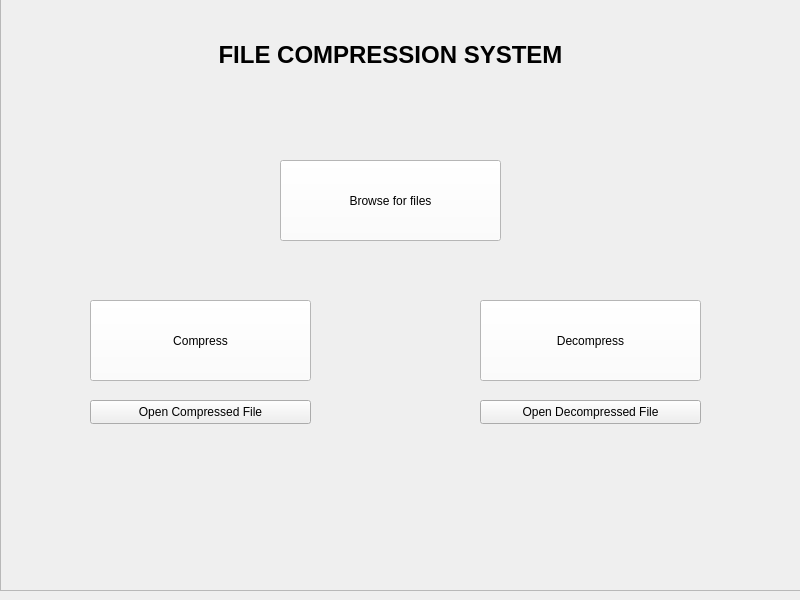
<?xml version="1.0" encoding="UTF-8"?>
<ui version="4.0">
 <class>MainWindow</class>
 <widget class="QMainWindow" name="MainWindow">
  <property name="geometry">
   <rect>
    <x>0</x>
    <y>0</y>
    <width>800</width>
    <height>600</height>
   </rect>
  </property>
  <property name="windowTitle">
   <string>MainWindow</string>
  </property>
  <widget class="QWidget" name="centralwidget">
   <widget class="QFrame" name="frame">
    <property name="geometry">
     <rect>
      <x>0</x>
      <y>-30</y>
      <width>811</width>
      <height>621</height>
     </rect>
    </property>
    <property name="styleSheet">
     <string notr="true">background: qlineargradient(x1: 0, y1: 0, x2: 1, y2: 0,
                            stop: 0.1 #F0F8FF,
                            stop: 0.4 #E6E6FA,
                            stop: 0.6 #FFC0CB,
                            stop: 1 #FF1493);
</string>
    </property>
    <property name="frameShape">
     <enum>QFrame::StyledPanel</enum>
    </property>
    <property name="frameShadow">
     <enum>QFrame::Raised</enum>
    </property>
    <widget class="QLabel" name="label">
     <property name="geometry">
      <rect>
       <x>180</x>
       <y>30</y>
       <width>421</width>
       <height>111</height>
      </rect>
     </property>
     <property name="toolTip">
      <string>&lt;html&gt;&lt;head/&gt;&lt;body&gt;&lt;p align=&quot;center&quot;&gt;&lt;span style=&quot; font-size:20pt; font-weight:700;&quot;&gt;&lt;br/&gt;&lt;/span&gt;&lt;span style=&quot; font-size:18pt; font-weight:700; color:#ffffff;&quot;&gt;FILE COMPRESSION SYSTEM&lt;/span&gt;&lt;/p&gt;&lt;/body&gt;&lt;/html&gt;</string>
     </property>
     <property name="styleSheet">
      <string notr="true">background-color:transparent</string>
     </property>
     <property name="text">
      <string>&lt;html&gt;&lt;head/&gt;&lt;body&gt;&lt;p align=&quot;center&quot;&gt;&lt;span style=&quot; font-size:18pt; font-weight:700;&quot;&gt;FILE COMPRESSION SYSTEM&lt;/span&gt;&lt;/p&gt;&lt;/body&gt;&lt;/html&gt;</string>
     </property>
    </widget>
    <widget class="QPushButton" name="browseCompressFile">
     <property name="geometry">
      <rect>
       <x>280</x>
       <y>190</y>
       <width>221</width>
       <height>81</height>
      </rect>
     </property>
     <property name="styleSheet">
      <string notr="true">background-color:rgb(255,255,255)</string>
     </property>
     <property name="text">
      <string>Browse for files</string>
     </property>
    </widget>
    <widget class="QPushButton" name="btnCompress">
     <property name="geometry">
      <rect>
       <x>90</x>
       <y>330</y>
       <width>221</width>
       <height>81</height>
      </rect>
     </property>
     <property name="styleSheet">
      <string notr="true">background-color:rgb(255,255,255)</string>
     </property>
     <property name="text">
      <string>Compress</string>
     </property>
    </widget>
    <widget class="QPushButton" name="btnDecompress">
     <property name="geometry">
      <rect>
       <x>480</x>
       <y>330</y>
       <width>221</width>
       <height>81</height>
      </rect>
     </property>
     <property name="styleSheet">
      <string notr="true">background-color:rgb(255,255,255)</string>
     </property>
     <property name="text">
      <string>Decompress</string>
     </property>
    </widget>
    <widget class="QLabel" name="labelBrowse">
     <property name="geometry">
      <rect>
       <x>330</x>
       <y>250</y>
       <width>131</width>
       <height>71</height>
      </rect>
     </property>
     <property name="styleSheet">
      <string notr="true">background-color:transparent</string>
     </property>
     <property name="text">
      <string>&lt;html&gt;&lt;head/&gt;&lt;body&gt;&lt;p align=&quot;justify&quot;&gt;&lt;br/&gt;&lt;/p&gt;&lt;/body&gt;&lt;/html&gt;</string>
     </property>
    </widget>
    <widget class="QPushButton" name="compressFileOpen">
     <property name="geometry">
      <rect>
       <x>90</x>
       <y>430</y>
       <width>221</width>
       <height>24</height>
      </rect>
     </property>
     <property name="text">
      <string>Open Compressed File</string>
     </property>
    </widget>
    <widget class="QPushButton" name="decompressFileOpen">
     <property name="geometry">
      <rect>
       <x>480</x>
       <y>430</y>
       <width>221</width>
       <height>24</height>
      </rect>
     </property>
     <property name="text">
      <string>Open Decompressed File</string>
     </property>
    </widget>
   </widget>
  </widget>
 </widget>
 <resources/>
 <connections/>
</ui>
